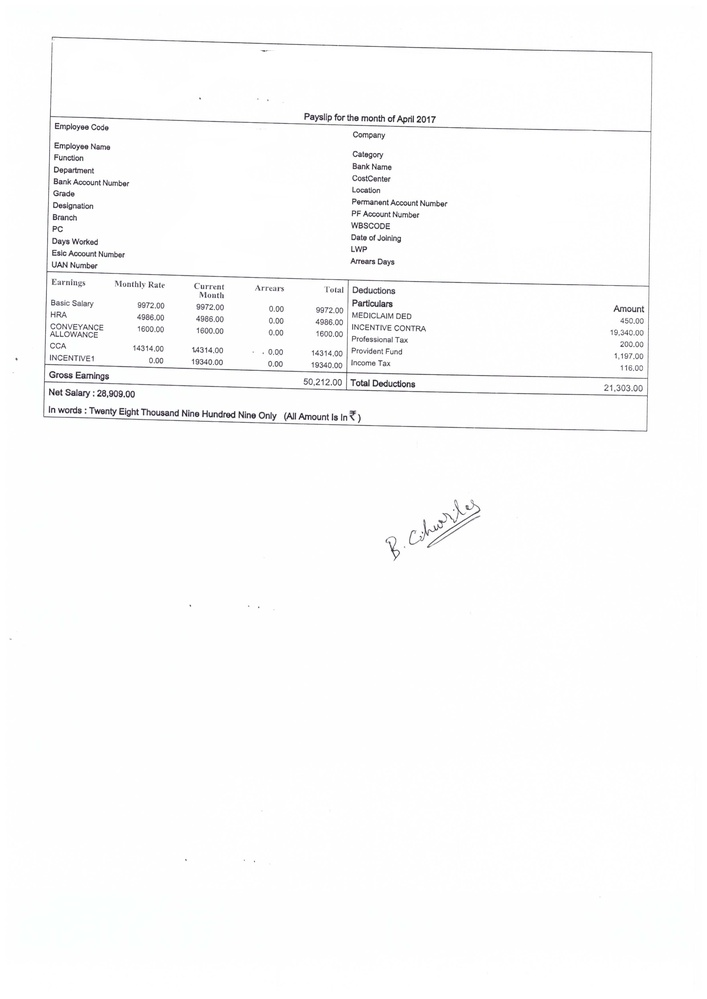
#> input picture ImageModule/data/26-1_1.jpg, 707 x 999 px, shrunk from 2481 x 3507 before the run
$ python get_col_borders.py ImageModule/data/26-1_1.jpg
#> lines starting #> are read from the running program, lines starting #| are printed output that depends on the picture; after the words box and inside, x2 and y2 are one past the last pixel; in counts of white or black regions, pixels touching at a corner belong together
from IPython.display import Image, HTML
import pandas as pd
import numpy as np
import pdb
import cv2
import sys

BUFFER_LENGTH = 10
DEFAULT_PIXEL_COLOR = 255
PAGE_BREAK_HANDLE = '"||page_break||"'
DEFAULT_APERTURE_SIZE = 3

def get_straight_lines(img, aperture_size=3):

    edges = cv2.Canny(img, 50, 150, apertureSize=aperture_size)
    min_line_length = 100
    max_line_gap = 25
    lines = cv2.HoughLinesP(edges, 1, np.pi/180, 80, min_line_length,
                            max_line_gap)
    return lines


def get_horizontal_base_line(lines):
    '''Gives vertical coordinate of horizontal base line(aka header line)
    '''
    horizontal_base_line = 0
    for line in lines:
        for x1, y1, x2, y2 in line:
            if y1 == y2 and (horizontal_base_line == 0 or horizontal_base_line > y1):
                horizontal_base_line = y1 + BUFFER_LENGTH
    return horizontal_base_line

def get_max_stretch(coordinate, stretch_vector):
    if stretch_vector[0] == stretch_vector[1] == 0:
        stretch_vector[0] = stretch_vector[1] = coordinate + BUFFER_LENGTH
    elif coordinate < stretch_vector[0]:
        stretch_vector[0] = coordinate - BUFFER_LENGTH
    elif coordinate > stretch_vector[1]:
        stretch_vector[1] = coordinate + BUFFER_LENGTH
    return stretch_vector

def get_table_limits(img, lines, is_header):
    '''Get maximum horizontal and vertical line coordinates for bounding box
    '''
    table_limits = {}
    found_horizontal_line = False
    found_vertical_line = False
    vertical_stretch = [0,0]
    horizontal_stretch = [0,0]
    max_horizontal = [0,0,0,0]
    max_vertical = [0,0,0,0]
    horizontal_base_line = 0
    if is_header:
        horizontal_base_line = get_horizontal_base_line(lines)
    vertical_base_line = 0
    if type(lines).__module__ == "numpy":
        for line in lines:
            print(line)
            for x1,y1,x2,y2 in line:
                if x1 == x2:
                    if not found_vertical_line:
                        found_vertical_line = True
                    length = (y1 - y2)
                    if max_vertical[0] <= length:
                        max_vertical[0] = length
                        max_vertical[1] = y1 + BUFFER_LENGTH
                        max_vertical[2] = y2 - BUFFER_LENGTH
                    if (max_vertical[3] == 0 or max_vertical[3] > (x1 - BUFFER_LENGTH)) and (x1 - BUFFER_LENGTH) > vertical_base_line:
                        max_vertical[3] = (x1 - BUFFER_LENGTH)
                    horizontal_stretch = get_max_stretch(x1, horizontal_stretch)
                elif y1 == y2:
                    if not found_horizontal_line:
                        found_horizontal_line = True
                    length = (x2 - x1)
                    if max_horizontal[0] <= length:
                        max_horizontal[0] = length
                        max_horizontal[1] = x1 - BUFFER_LENGTH
                        max_horizontal[2] = x2 + BUFFER_LENGTH
                    if (max_horizontal[3] == 0 or max_horizontal[3] > (y1 - BUFFER_LENGTH)) and (y1 - BUFFER_LENGTH) > horizontal_base_line:
                        max_horizontal[3] = (y1 - BUFFER_LENGTH)
                    if not is_header:
                        vertical_stretch = get_max_stretch(y1, vertical_stretch)
    print('3')
    if max_vertical[2] > max_horizontal[3] and max_horizontal[3] > 0:
        max_vertical[2] = max_horizontal[3]
    if max_horizontal[1] >  max_vertical[3] and max_vertical[3] > 0:
        max_horizontal[1] = max_vertical[3]
    if (not found_vertical_line and found_horizontal_line) or not is_header:
        max_vertical[1:3] = vertical_stretch
    elif not found_horizontal_line and found_vertical_line:
        max_horizontal[1:3] = horizontal_stretch
    table_limits["horizontal"] = {"stretch": horizontal_stretch, "found": found_horizontal_line, "max": max_horizontal}
    table_limits["vertical"] = {"stretch": vertical_stretch, "found": found_vertical_line, "max": max_vertical}
    return table_limits


def extend_lines_for_table(img, lines, is_header, table_limits):
    '''
    Extend straight lines to create table bounds
    '''
    column_coordinates=[]
    for line in lines:
        for x1, y1, x2, y2 in line:
            if x1 == x2:
                y1 = table_limits["vertical"]["max"][1]
                y2 = table_limits["vertical"]["max"][2]
                if(x1 not in column_coordinates):
                    column_coordinates.append(x1)
            elif y1 == y2:
                x1 = table_limits["horizontal"]["max"][1]
                x2 = table_limits["horizontal"]["max"][2]
    return column_coordinates


def get_col_borders(filename):
#> called with filename = 'ImageModule/data/26-1_1.jpg'
    print(filename)
    lines = get_straight_lines(cv2.imread(filename,0))
#> in get_straight_lines, `edges = cv2.Canny(img, 50, 150, apertureSize=aperture_size)`:
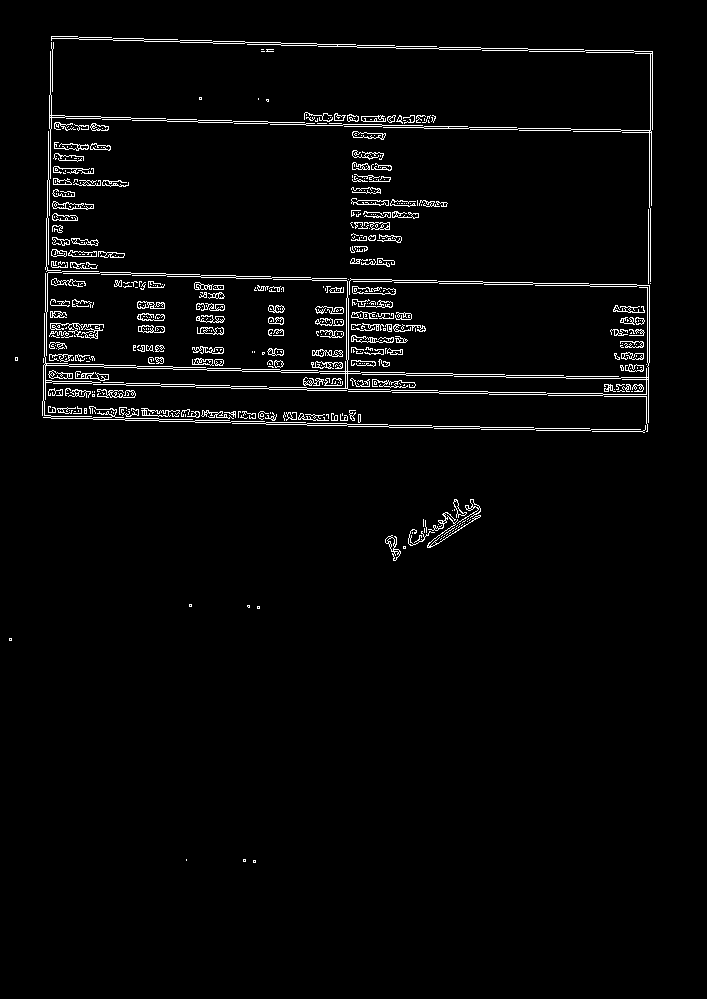
#> edges: shape (999, 707); 2.8% white in thin lines or dots, all inside (x1, y1, x2, y2) = (9, 36, 653, 863)
#> in get_straight_lines, `lines = cv2.HoughLinesP(edges, 1, np.pi/180, 80, min_line_length, max_..`: lines = 118 rows, first 6: [391, 390, 422, 390], [307, 423, 339, 423], [485, 427, 533, 427], [483, 282, 531, 282], [167, 121, 195, 121], [496, 48, 527, 48]
    print('lines', lines)
#> (printed output is left out)
    table_limits = get_table_limits(cv2.imread(filename,0), lines, False)
#> the loop in get_table_limits, `for line in lines:` made 118 passes
#> line on passes 1 to 12: [[391, 390, 422, 390]], [[307, 423, 339, 423]], [[485, 427, 533, 427]], [[483, 282, 531, 282]], [[167, 121, 195, 121]], [[496, 48, 527, 48]], [[517, 375, 563, 375]], [[53, 383, 87, 383]], [[558, 285, 589, 285]], [[488, 392, 517, 392]], [[648, 253, 648, 209]], [[483, 429, 534, 429]]
#| [[391 390 422 390]]
#| [[307 423 339 423]]
#| [[485 427 533 427]]
#| [[483 282 531 282]]
#| [[167 121 195 121]]
#| [[496  48 527  48]]
#| [[517 375 563 375]]
#| [[ 53 383  87 383]]
#> (further printed lines are left out)
#> after the loop in get_table_limits, `for line in lines:`: found_horizontal_line = True; horizontal_stretch = [35, 658]; max_horizontal = [57, 479, 556, 29]; max_vertical = [77, 372, 275, 35]; vertical_stretch = [38, 433]
#> table_limits = 2 items
    column_coordinates = extend_lines_for_table(cv2.imread(filename,0),lines,False,table_limits)
#> in extend_lines_for_table, `column_coordinates=[]`: column_coordinates = []
#> the loop in extend_lines_for_table, `for line in lines:` made 118 passes
#> after the loop in extend_lines_for_table, `for line in lines:`: column_coordinates = [648, 45, 652, 650, 649, 49, 50, 46, 48, 52, 346, 651, 47]
    print('1')
    column_coordinates.sort()
    print(column_coordinates)
#| [45, 46, 47, 48, 49, 50, 52, 346, 648, 649, 650, 651, 652]
    return 1


if __name__ == '__main__':
    get_col_borders(sys.argv[1])

$ run again, on ImageModule/data/28-1_1.jpg
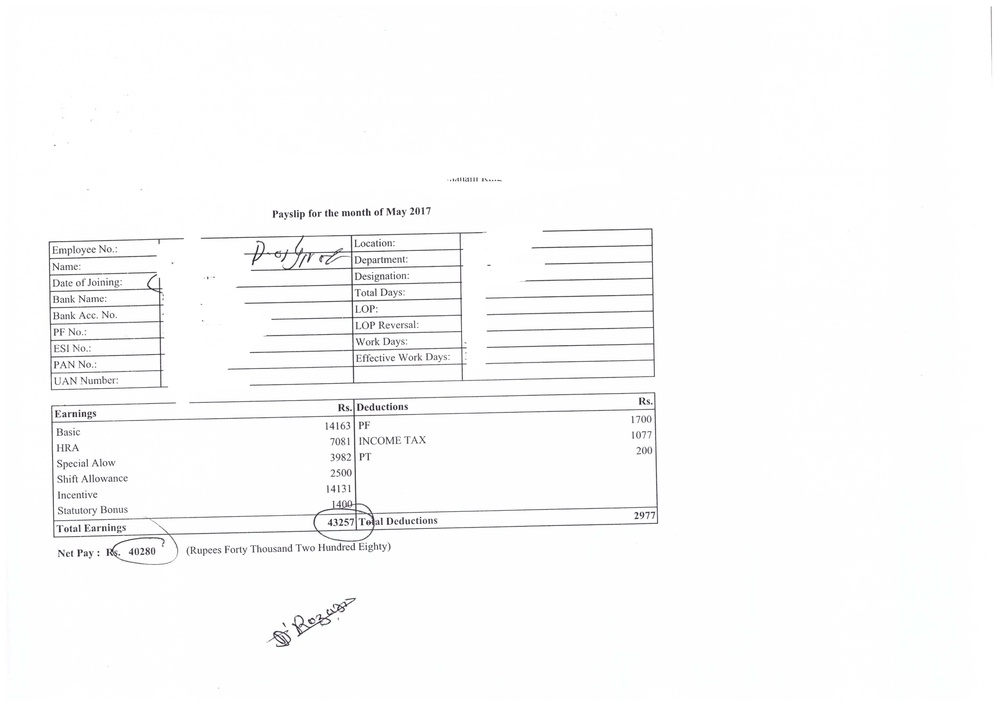
#> input picture ImageModule/data/28-1_1.jpg, 999 x 707 px, shrunk from 3507 x 2481 before the run
#> in get_straight_lines, `edges = cv2.Canny(img, 50, 150, apertureSize=aperture_size)`:
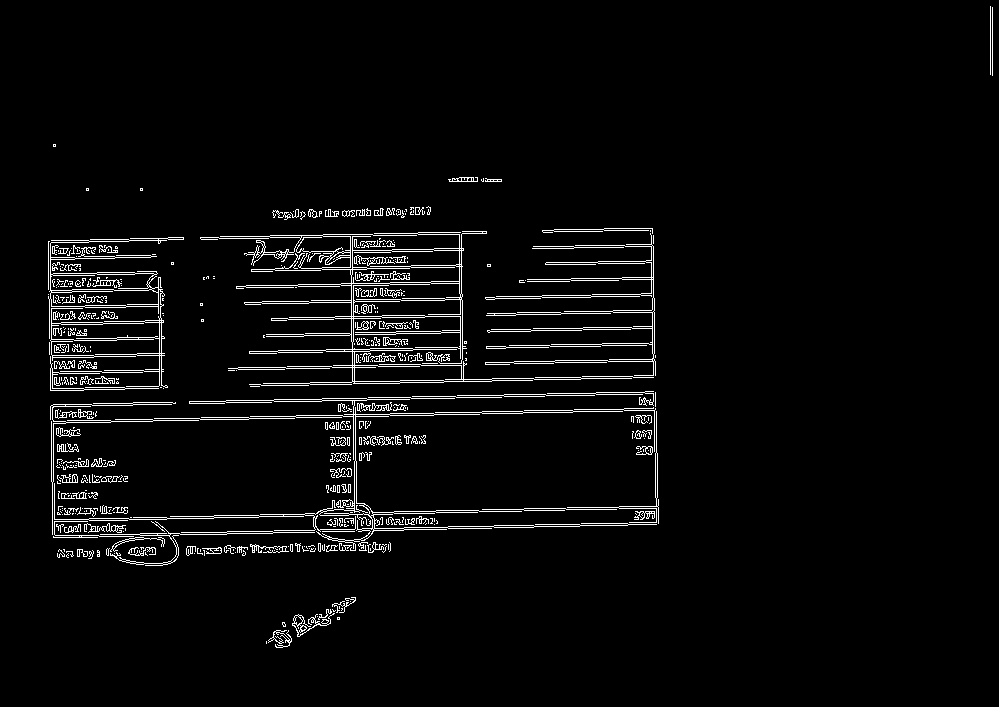
#> edges: shape (707, 999); 3.6% white in thin lines or dots, all inside (x1, y1, x2, y2) = (48, 6, 993, 648)
#> in get_straight_lines, `lines = cv2.HoughLinesP(edges, 1, np.pi/180, 80, min_line_length, max_..`: lines = 210 rows, first 6: [274, 530, 309, 530], [492, 380, 532, 380], [53, 404, 91, 404], [619, 508, 656, 508], [119, 419, 152, 419], [95, 354, 129, 354]
#> (printed output is left out)
#> the loop in get_table_limits, `for line in lines:` made 210 passes
#> (printed output is left out)
#> after the loop in get_table_limits, `for line in lines:`: found_horizontal_line = True; horizontal_stretch = [38, 667]; max_horizontal = [51, 236, 307, 219]; max_vertical = [44, 469, 405, 38]; vertical_stretch = [221, 540]
#> table_limits = 2 items
#> in extend_lines_for_table, `column_coordinates=[]`: column_coordinates = []
#> the loop in extend_lines_for_table, `for line in lines:` made 210 passes
#> after the loop in extend_lines_for_table, `for line in lines:`: column_coordinates = [54, 48, 657, 651, 50, 51, 355, 354, 654, 353, 352, 655, 159, 461, 356, 460, 653, 462]

$ run again, on ImageModule/data/29-1_1.jpg
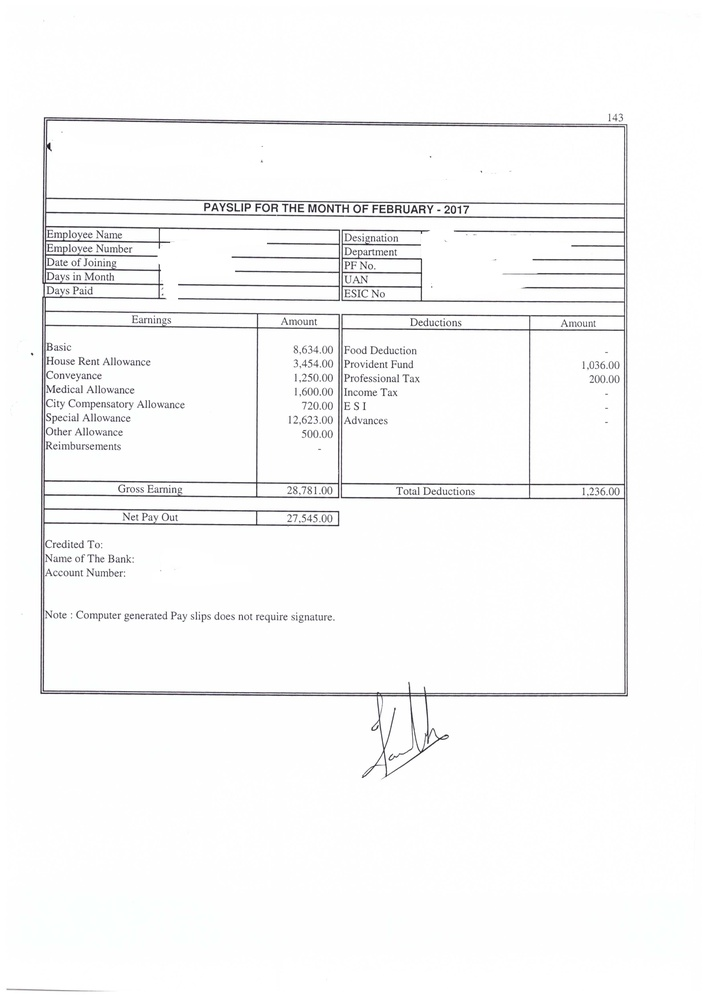
#> input picture ImageModule/data/29-1_1.jpg, 707 x 999 px, shrunk from 2481 x 3507 before the run
#> in get_straight_lines, `edges = cv2.Canny(img, 50, 150, apertureSize=aperture_size)`:
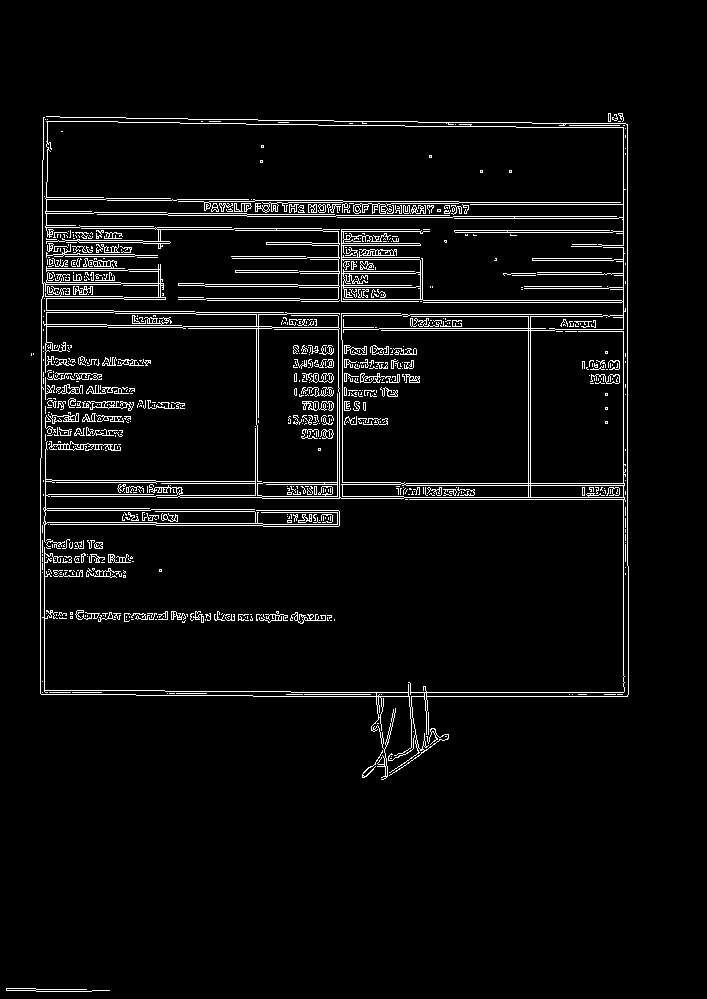
#> edges: shape (999, 707); 4.5% white in thin lines or dots, all inside (x1, y1, x2, y2) = (6, 113, 629, 992)
#> in get_straight_lines, `lines = cv2.HoughLinesP(edges, 1, np.pi/180, 80, min_line_length, max_..`: lines = 187 rows, first 6: [623, 329, 623, 247], [410, 692, 623, 692], [627, 565, 627, 124], [426, 696, 627, 696], [404, 497, 624, 497], [178, 297, 203, 297]
#> (printed output is left out)
#> the loop in get_table_limits, `for line in lines:` made 187 passes
#> (printed output is left out)
#> after the loop in get_table_limits, `for line in lines:`: found_horizontal_line = True; horizontal_stretch = [30, 633]; max_horizontal = [220, 394, 634, 107]; max_vertical = [441, 575, 114, 30]; vertical_stretch = [110, 702]
#> table_limits = 2 items
#> in extend_lines_for_table, `column_coordinates=[]`: column_coordinates = []
#> the loop in extend_lines_for_table, `for line in lines:` made 187 passes
#> after the loop in extend_lines_for_table, `for line in lines:`: column_coordinates = [623, 627, 40, 342, 44, 41, 45, 530, 42, 47, 46, 338, 528, 337, 339, 255, 628, 257, 43, 256, 258, 341]

$ run again, on ImageModule/data/30-1_1.jpg
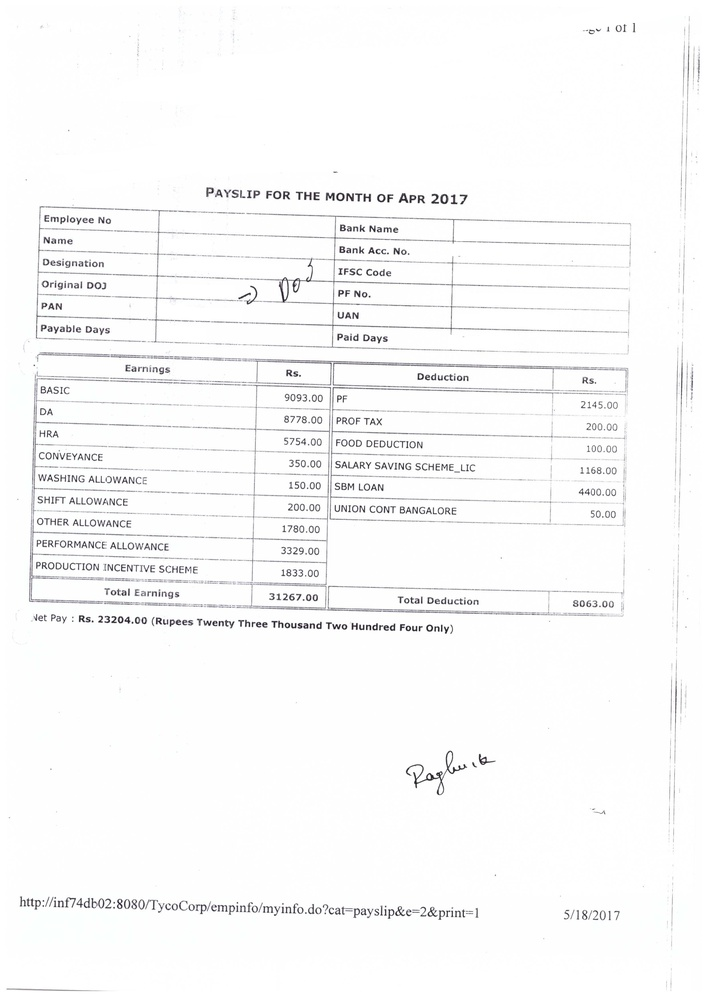
#> input picture ImageModule/data/30-1_1.jpg, 707 x 999 px, shrunk from 2481 x 3507 before the run
#> in get_straight_lines, `edges = cv2.Canny(img, 50, 150, apertureSize=aperture_size)`:
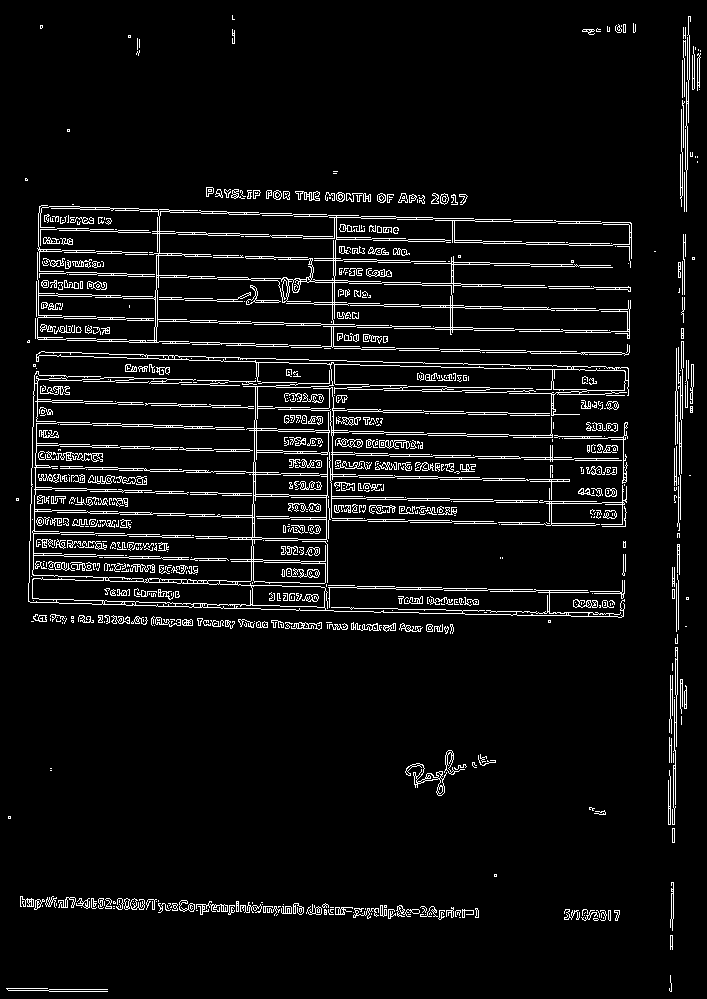
#> edges: shape (999, 707); 6% white in thin lines or dots
#> in get_straight_lines, `lines = cv2.HoughLinesP(edges, 1, np.pi/180, 80, min_line_length, max_..`: lines = 261 rows, first 6: [671, 918, 671, 893], [678, 621, 678, 580], [182, 254, 209, 254], [677, 526, 678, 486], [307, 236, 332, 236], [677, 694, 677, 649]
#> (printed output is left out)
#> the loop in get_table_limits, `for line in lines:` made 261 passes
#> (printed output is left out)
#> after the loop in get_table_limits, `for line in lines:`: found_horizontal_line = True; horizontal_stretch = [24, 695]; max_horizontal = [44, 478, 542, 199]; max_vertical = [51, 760, 689, 22]; vertical_stretch = [199, 622]
#> table_limits = 2 items
#> in extend_lines_for_table, `column_coordinates=[]`: column_coordinates = []
#> the loop in extend_lines_for_table, `for line in lines:` made 261 passes
#> after the loop in extend_lines_for_table, `for line in lines:`: column_coordinates = 37 values, max 689 at index 33, min 32 at index 13, mean 508.9
#| [32, 34, 36, 37, 38, 253, 254, 255, 326, 327, 331, 332, 453, 623, 629, 631, 668, 669, 670, 671, 672, 673, 674, 675, 676, 677, 678, 679, 680, 681, 682, 683, 684, 685, 686, 687, 689]
